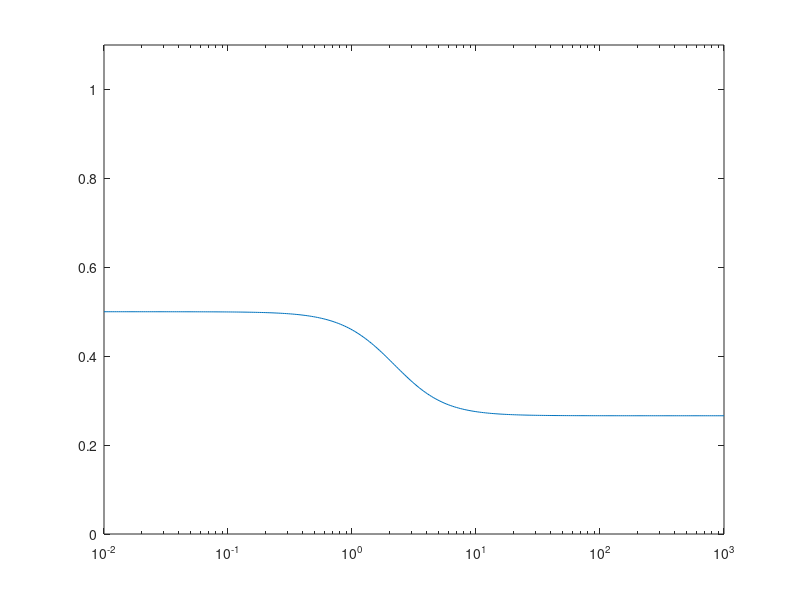

This figure's MATLAB source: (Note: this script raises an error after producing the figure.)
clear;

alpha = 0.266;

A = -2;
B = [0.1 0.5 0.1/alpha];
C = [1; 1; 0];
D = [0 0 0; 0 0 0; 0 alpha 0];

N_omega = 300;
omega = logspace(-2,3,N_omega);
mu_ub = zeros(N_omega,1);

for idx=1:N_omega
    jw = omega(idx)*sqrt(-1);
    Mjw = C*inv(jw-A)*B+D;
    [U, S, V] = svd(Mjw);

    mu_ub(idx) = max(diag(S));
    
end

semilogx(omega,mu_ub);
axis([1e-2 1e3 0 1.1]);
ylabel('$\bar{\sigma}\, [M(j\omega)]$',fontsize=14, interpreter='latex');
xlabel('$\omega$ [rad/time]',fontsize=14,interpreter='latex');